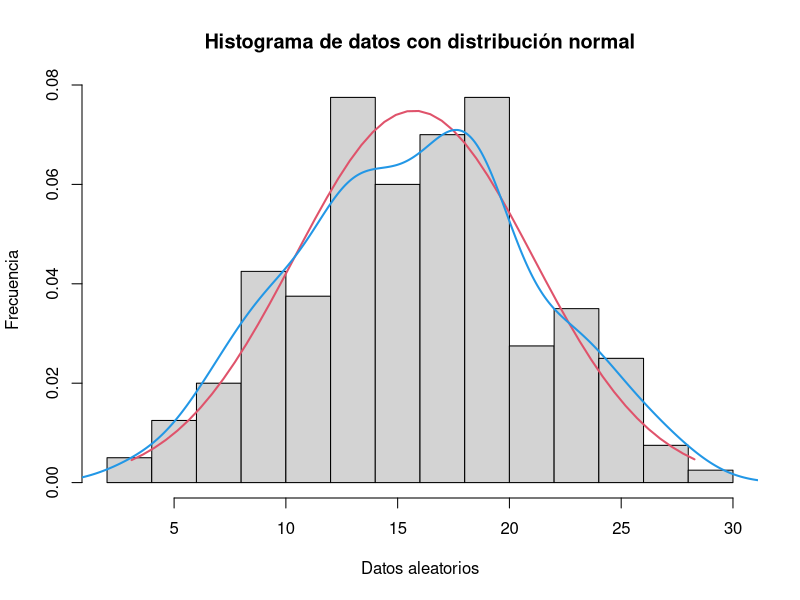
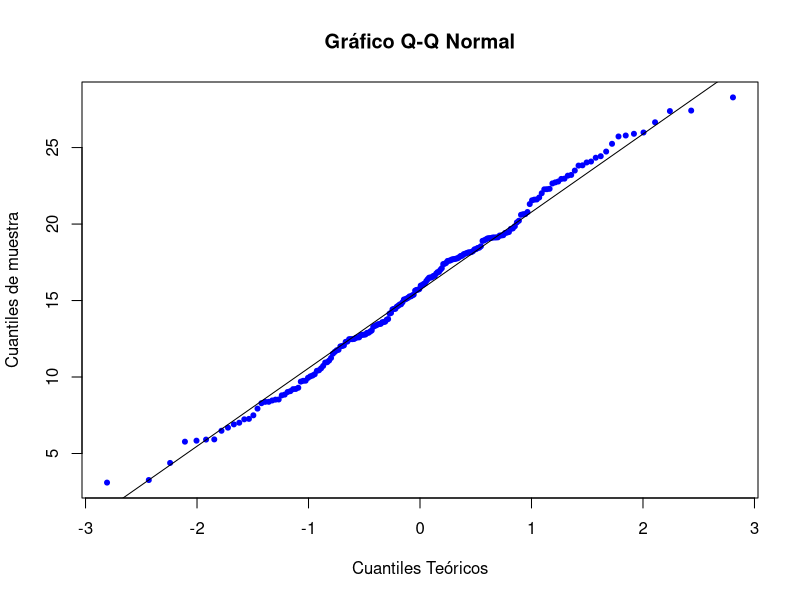
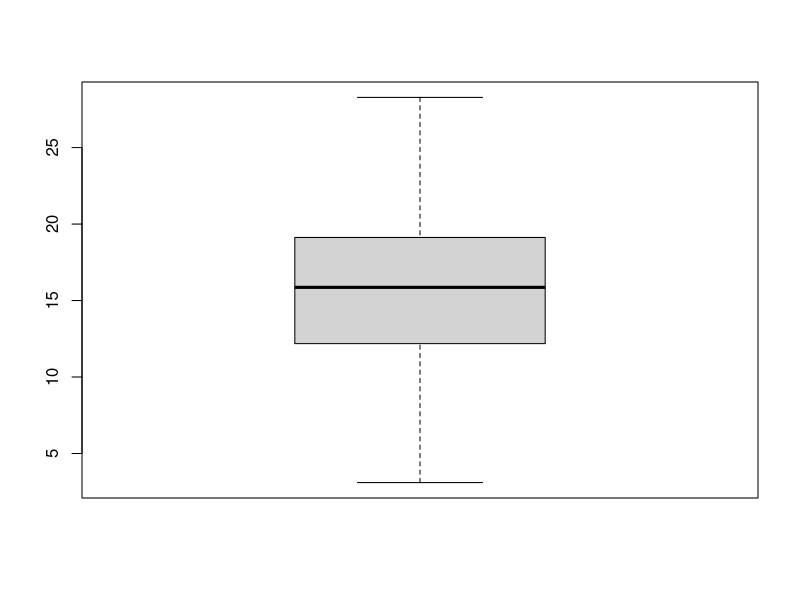
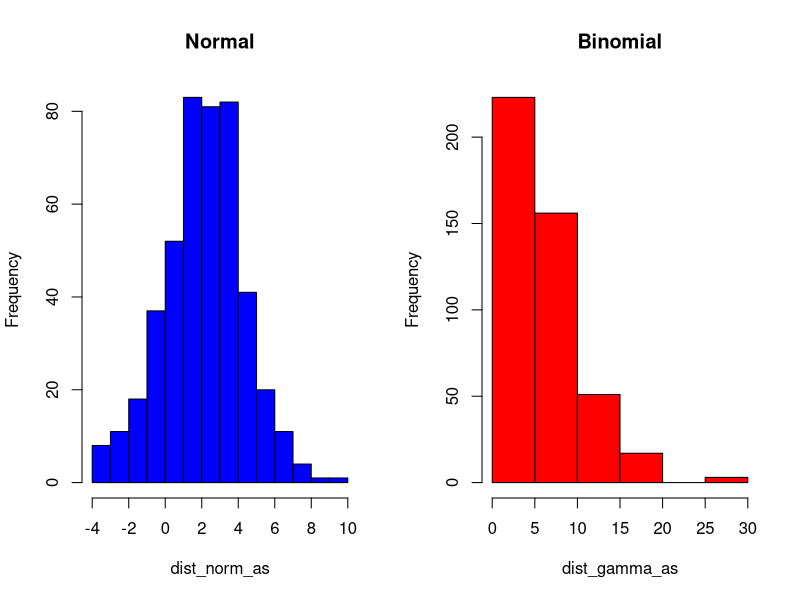

These charts were generated, in order, by the following R code: (Note: this script raises an error after producing the figures.)
## ---- chunk 1
set.seed(12345)
x <- rnorm(n=200, mean=15, sd=5)
x
## ---- chunk 2
h = hist(x, main="Histograma de datos con distribución normal", xlab = "Datos aleatorios", ylab = "Frecuencia", probability = TRUE)
x2 <- seq(min(x), max(x), length = 50)
normal <- dnorm(x2, mean = mean(x), sd = sd(x))
lines(x2, normal, col = 2, lwd = 2)
lines(density(x), col = 4, lwd = 2)
## ---- chunk 3
qqnorm(x, main = "Gráfico Q-Q Normal", xlab = "Cuantiles Teóricos", ylab = "Cuantiles de muestra", pch = 20, col = "blue")
qqline(x)
## ---- chunk 4
boxplot(x)
## ---- chunk 5
dist_norm_as =rnorm(n=450, mean=2, sd=2.3)
dist_gamma_as =  rgamma(n=450, shape=2, scale=3)
## ---- chunk 6
# Configurar la disposición de los gráficos
par(mfrow = c(1, 2))

# Dibujar el primer histograma
hist(dist_norm_as, main = "Normal", col = "blue")

# Dibujar el segundo histograma
hist(dist_gamma_as, main = "Binomial", col = "red")

## ---- chunk 7
print(skewness(dist_norm_as))
print(skewness(dist_gamma_as))
## ---- chunk 8
print(kurtosis(dist_norm_as))
print(kurtosis(dist_gamma_as))
## ---- chunk 9
library('nortest')
## ---- chunk 10
dist_norm_sw =rnorm(n=49, mean=15, sd=5)
dist_binm_sw = rnbinom(n=49, size=5, prob=0.35)
## ---- chunk 11
# Configurar la disposición de los gráficos
par(mfrow = c(1, 2))

# Dibujar el primer histograma
hist(dist_norm_sw, main = "Normal", col = "blue")

# Dibujar el segundo histograma
hist(dist_binm_sw, main = "Binomial", col = "red")

## ---- chunk 12
print(shapiro.test(x = dist_norm_sw))
print(shapiro.test(x = dist_binm_sw))
## ---- chunk 13
dist_norm_ad =rnorm(n=85, mean=15, sd=5)
dist_binm_ad = rnbinom(n=76, size=5, prob=0.35)
## ---- chunk 14
# Configurar la disposición de los gráficos
par(mfrow = c(1, 2))

# Dibujar el primer histograma
hist(dist_norm_ad, main = "Normal", col = "blue")

# Dibujar el segundo histograma
hist(dist_binm_ad, main = "Binomial", col = "red")
## ---- chunk 15
print(shapiro.test(x = dist_norm_ad))
print(shapiro.test(x = dist_binm_ad))
## ---- chunk 16
dist_norm_cm =rnorm(n=49, mean=15, sd=5)
dist_gamm_cm = rgamma(n=49, shape=2, scale=3)
## ---- chunk 17
# Configurar la disposición de los gráficos
par(mfrow = c(1, 2))

# Dibujar el primer histograma
hist(dist_norm_cm, main = "Normal", col = "blue")

# Dibujar el segundo histograma
hist(dist_gamm_cm, main = "Gamma", col = "red")
## ---- chunk 18
print(cvm.test(x = dist_norm_cm))
print(cvm.test(x = dist_gamm_cm))
## ---- chunk 19
dist_norm_li =rnorm(n=320, mean=15, sd=5)
dist_gamm_li = rgamma(n=320, shape=2, scale=3)

## ---- chunk 20
# Configurar la disposición de los gráficos
par(mfrow = c(1, 2))

# Dibujar el primer histograma
hist(dist_norm_li, main = "Normal", col = "blue")

# Dibujar el segundo histograma
hist(dist_gamm_li, main = "Gamma", col = "red")
## ---- chunk 21
print(lillie.test(x = dist_norm_li))
print(lillie.test(x = dist_gamm_li))
## ---- chunk 22
dist_norm_pcq =rnorm(n=410, mean=15, sd=5)
dist_gamm_pcq = rgamma(n=410, shape=2, scale=3)
## ---- chunk 23
# Configurar la disposición de los gráficos
par(mfrow = c(1, 2))

# Dibujar el primer histograma
hist(dist_norm_pcq, main = "Normal", col = "blue")

# Dibujar el segundo histograma
hist(dist_gamm_pcq, main = "Gamma", col = "red")
## ---- chunk 24
print(pearson.test(x = dist_norm_pcq))
print(pearson.test(x = dist_gamm_pcq))
